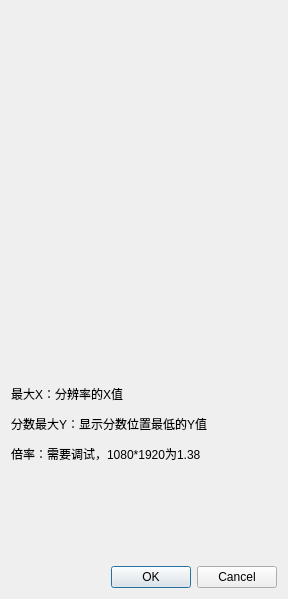
<?xml version="1.0" encoding="UTF-8"?>
<ui version="4.0">
 <class>Help</class>
 <widget class="QDialog" name="Help">
  <property name="geometry">
   <rect>
    <x>0</x>
    <y>0</y>
    <width>288</width>
    <height>599</height>
   </rect>
  </property>
  <property name="windowTitle">
   <string>Dialog</string>
  </property>
  <layout class="QGridLayout" name="gridLayout">
   <item row="0" column="0">
    <widget class="QLabel" name="label">
     <property name="text">
      <string>&lt;html&gt;&lt;head/&gt;&lt;body&gt;&lt;p&gt;&lt;img src=&quot;:/imge/screen.png&quot;/&gt;&lt;/p&gt;&lt;/body&gt;&lt;/html&gt;</string>
     </property>
    </widget>
   </item>
   <item row="1" column="0">
    <widget class="QLabel" name="label_2">
     <property name="text">
      <string>&lt;html&gt;&lt;head/&gt;&lt;body&gt;&lt;p&gt;最大X：分辨率的X值&lt;/p&gt;&lt;p&gt;分数最大Y：显示分数位置最低的Y值&lt;/p&gt;&lt;p&gt;倍率：需要调试，1080*1920为1.38&lt;/p&gt;&lt;/body&gt;&lt;/html&gt;</string>
     </property>
    </widget>
   </item>
   <item row="2" column="0">
    <widget class="QDialogButtonBox" name="buttonBox">
     <property name="orientation">
      <enum>Qt::Horizontal</enum>
     </property>
     <property name="standardButtons">
      <set>QDialogButtonBox::Cancel|QDialogButtonBox::Ok</set>
     </property>
    </widget>
   </item>
  </layout>
 </widget>
 <resources/>
 <connections>
  <connection>
   <sender>buttonBox</sender>
   <signal>accepted()</signal>
   <receiver>Help</receiver>
   <slot>accept()</slot>
   <hints>
    <hint type="sourcelabel">
     <x>248</x>
     <y>254</y>
    </hint>
    <hint type="destinationlabel">
     <x>157</x>
     <y>274</y>
    </hint>
   </hints>
  </connection>
  <connection>
   <sender>buttonBox</sender>
   <signal>rejected()</signal>
   <receiver>Help</receiver>
   <slot>reject()</slot>
   <hints>
    <hint type="sourcelabel">
     <x>316</x>
     <y>260</y>
    </hint>
    <hint type="destinationlabel">
     <x>286</x>
     <y>274</y>
    </hint>
   </hints>
  </connection>
 </connections>
</ui>
